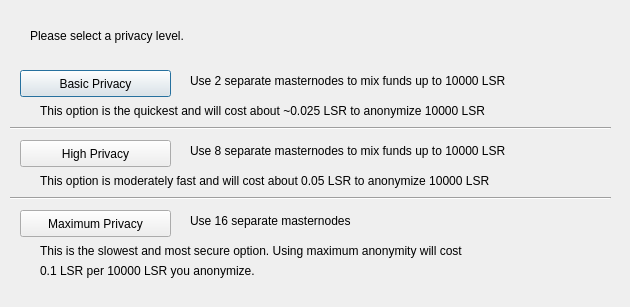
<?xml version="1.0" encoding="UTF-8"?>
<ui version="4.0">
 <class>ObfuscationConfig</class>
 <widget class="QDialog" name="ObfuscationConfig">
  <property name="geometry">
   <rect>
    <x>0</x>
    <y>0</y>
    <width>630</width>
    <height>307</height>
   </rect>
  </property>
  <property name="windowTitle">
   <string>Configure Obfuscation</string>
  </property>
  <widget class="QPushButton" name="buttonBasic">
   <property name="geometry">
    <rect>
     <x>20</x>
     <y>70</y>
     <width>151</width>
     <height>27</height>
    </rect>
   </property>
   <property name="text">
    <string>Basic Privacy</string>
   </property>
  </widget>
  <widget class="QPushButton" name="buttonHigh">
   <property name="geometry">
    <rect>
     <x>20</x>
     <y>140</y>
     <width>151</width>
     <height>27</height>
    </rect>
   </property>
   <property name="text">
    <string>High Privacy</string>
   </property>
  </widget>
  <widget class="QPushButton" name="buttonMax">
   <property name="geometry">
    <rect>
     <x>20</x>
     <y>210</y>
     <width>151</width>
     <height>27</height>
    </rect>
   </property>
   <property name="text">
    <string>Maximum Privacy</string>
   </property>
  </widget>
  <widget class="QLabel" name="label">
   <property name="geometry">
    <rect>
     <x>30</x>
     <y>20</y>
     <width>571</width>
     <height>31</height>
    </rect>
   </property>
   <property name="text">
    <string>Please select a privacy level.</string>
   </property>
  </widget>
  <widget class="QLabel" name="label_2">
   <property name="geometry">
    <rect>
     <x>190</x>
     <y>70</y>
     <width>421</width>
     <height>21</height>
    </rect>
   </property>
   <property name="text">
    <string>Use 2 separate masternodes to mix funds up to 10000 LSR</string>
   </property>
  </widget>
  <widget class="QLabel" name="label_3">
   <property name="geometry">
    <rect>
     <x>190</x>
     <y>140</y>
     <width>411</width>
     <height>21</height>
    </rect>
   </property>
   <property name="text">
    <string>Use 8 separate masternodes to mix funds up to 10000 LSR</string>
   </property>
  </widget>
  <widget class="QLabel" name="label_4">
   <property name="geometry">
    <rect>
     <x>190</x>
     <y>210</y>
     <width>421</width>
     <height>21</height>
    </rect>
   </property>
   <property name="text">
    <string>Use 16 separate masternodes</string>
   </property>
  </widget>
  <widget class="QLabel" name="label_6">
   <property name="geometry">
    <rect>
     <x>40</x>
     <y>100</y>
     <width>561</width>
     <height>21</height>
    </rect>
   </property>
   <property name="text">
    <string>This option is the quickest and will cost about ~0.025 LSR to anonymize 10000 LSR</string>
   </property>
  </widget>
  <widget class="QLabel" name="label_7">
   <property name="geometry">
    <rect>
     <x>40</x>
     <y>170</y>
     <width>561</width>
     <height>21</height>
    </rect>
   </property>
   <property name="text">
    <string>This option is moderately fast and will cost about 0.05 LSR to anonymize 10000 LSR</string>
   </property>
  </widget>
  <widget class="QLabel" name="label_8">
   <property name="geometry">
    <rect>
     <x>40</x>
     <y>240</y>
     <width>561</width>
     <height>21</height>
    </rect>
   </property>
   <property name="text">
    <string>This is the slowest and most secure option. Using maximum anonymity will cost</string>
   </property>
  </widget>
  <widget class="QLabel" name="label_9">
   <property name="geometry">
    <rect>
     <x>40</x>
     <y>260</y>
     <width>561</width>
     <height>21</height>
    </rect>
   </property>
   <property name="text">
    <string>0.1 LSR per 10000 LSR you anonymize.</string>
   </property>
  </widget>
  <widget class="Line" name="line">
   <property name="geometry">
    <rect>
     <x>10</x>
     <y>120</y>
     <width>601</width>
     <height>16</height>
    </rect>
   </property>
   <property name="orientation">
    <enum>Qt::Horizontal</enum>
   </property>
  </widget>
  <widget class="Line" name="line_2">
   <property name="geometry">
    <rect>
     <x>10</x>
     <y>190</y>
     <width>601</width>
     <height>16</height>
    </rect>
   </property>
   <property name="orientation">
    <enum>Qt::Horizontal</enum>
   </property>
  </widget>
 </widget>
 <resources/>
 <connections/>
</ui>
